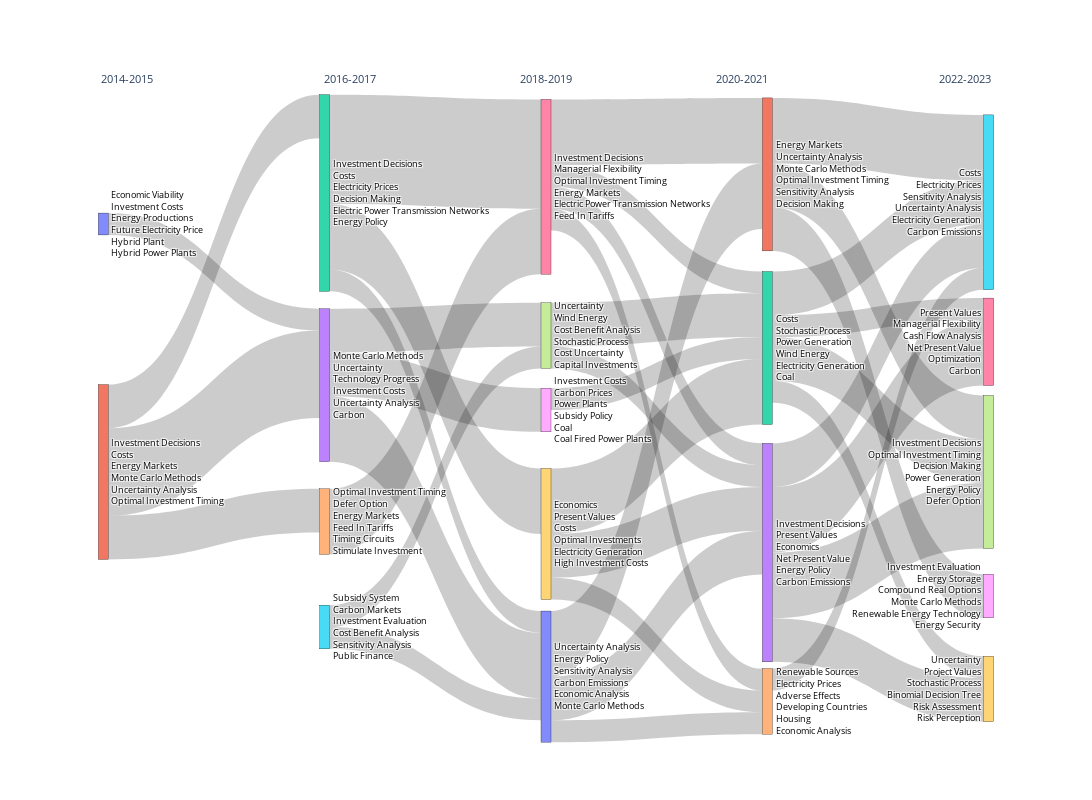

Notebook cell for this chart:
### Code cell
import sankey


# 2015 2
# 2017 4
# 2019 5
# 2021 4
# 2023 5



def flip_cluster(json_data, year, c1, c2):
    aux = json_data[year][c1]
    json_data[year][c1] = json_data[year][c2]
    json_data[year][c2] = aux
    return json_data


# json_data = flip_cluster(json_data, '2017', '0', '1')


AI_DRIVEN_HRM_GREEN = 'RGB(44,160,44)'
BIG_DATA_ANALYTICS_BLUE = 'RGB(31,119,180)'
ADOPTION_AND_DECISON_MAKING_RED = 'RGB(214,39,40)'
TECHONOLOGY_ETHICS_ORANGE = 'RGB(255,102,0)'

sankey.make_sankey_plot(
    json_data,
    y=[
        #
        # 2015: 2
        0.20,
        0.60,
        #
        # 2017: 4
        0.15,
        0.46,
        0.68,
        0.85,
        #
        # 2019: 5
        0.14,
        0.38,
        0.50,
        0.70,
        0.93,
        #
        # 2021: 5
        0.12,
        0.40,
        0.73,
        0.97,
        #
        # 2023: 5
        0.165,
        0.39,
        0.60,
        0.80,
        0.95,

    ],
    color=None,
    # color=[
    #     BIG_DATA_ANALYTICS_BLUE, AI_DRIVEN_HRM_GREEN,
    #     ADOPTION_AND_DECISON_MAKING_RED, TECHONOLOGY_ETHICS_ORANGE,
    #     BIG_DATA_ANALYTICS_BLUE, AI_DRIVEN_HRM_GREEN,
    #     AI_DRIVEN_HRM_GREEN, BIG_DATA_ANALYTICS_BLUE, AI_DRIVEN_HRM_GREEN,
    #     ADOPTION_AND_DECISON_MAKING_RED, BIG_DATA_ANALYTICS_BLUE, AI_DRIVEN_HRM_GREEN, AI_DRIVEN_HRM_GREEN,
    #     AI_DRIVEN_HRM_GREEN, TECHONOLOGY_ETHICS_ORANGE, ADOPTION_AND_DECISON_MAKING_RED, BIG_DATA_ANALYTICS_BLUE,
    #     AI_DRIVEN_HRM_GREEN, ADOPTION_AND_DECISON_MAKING_RED, ADOPTION_AND_DECISON_MAKING_RED, AI_DRIVEN_HRM_GREEN,
    #     BIG_DATA_ANALYTICS_BLUE, ADOPTION_AND_DECISON_MAKING_RED, AI_DRIVEN_HRM_GREEN, ADOPTION_AND_DECISON_MAKING_RED,
    # ],
).update_layout(width=1100, height=800, font={'size': 6}).show()

### Figure 1 — Plotly figure (JSON) as saved in the notebook; plotly's stock layout.template omitted (floating-point values rounded to 4 significant figures)
{"data": [{"arrangement": "fixed", "link": {"source": [0, 1, 1, 1, 2, 2, 2, 3, 3, 3, 4, 5, 5, 6, 6, 6, 6, 7, 7, 8, 9, 9, 9, 10, 10, 10, 11, 11, 11, 12, 12, 12, 12, 13, 13, 13, 13, 14], "target": [3, 2, 4, 3, 6, 9, 10, 10, 7, 8, 6, 7, 10, 13, 11, 14, 12, 13, 12, 12, 13, 12, 14, 11, 13, 14, 15, 18, 17, 15, 19, 17, 16, 17, 16, 15, 19, 15], "value": [1, 2, 2, 4, 5, 3, 1, 3, 2, 2, 3, 1, 1, 1, 3, 1, 1, 1, 2, 1, 2, 3, 1, 3, 2, 1, 3, 2, 2, 2, 1, 2, 1, 3, 3, 2, 2, 1]}, "node": {"label": ["Economic Viability<br>Investment Costs<br>Energy Productions<br>Future Electricity Price<br>Hybrid Plant<br>Hybrid Power Plants", "Investment Decisions<br>Costs<br>Energy Markets<br>Monte Carlo Methods<br>Uncertainty Analysis<br>Optimal Investment Timing", "Investment Decisions<br>Costs<br>Electricity Prices<br>Decision Making<br>Electric Power Transmission Networks<br>Energy Policy", "Monte Carlo Methods<br>Uncertainty<br>Technology Progress<br>Investment Costs<br>Uncertainty Analysis<br>Carbon", "Optimal Investment Timing<br>Defer Option<br>Energy Markets<br>Feed In Tariffs<br>Timing Circuits<br>Stimulate Investment", "Subsidy System<br>Carbon Markets<br>Investment Evaluation<br>Cost Benefit Analysis<br>Sensitivity Analysis<br>Public Finance", "Investment Decisions<br>Managerial Flexibility<br>Optimal Investment Timing<br>Energy Markets<br>Electric Power Transmission Networks<br>Feed In Tariffs", "Uncertainty<br>Wind Energy<br>Cost Benefit Analysis<br>Stochastic Process<br>Cost Uncertainty<br>Capital Investments", "Investment Costs<br>Carbon Prices<br>Power Plants<br>Subsidy Policy<br>Coal<br>Coal Fired Power Plants", "Economics<br>Present Values<br>Costs<br>Optimal Investments<br>Electricity Generation<br>High Investment Costs", "Uncertainty Analysis<br>Energy Policy<br>Sensitivity Analysis<br>Carbon Emissions<br>Economic Analysis<br>Monte Carlo Methods", "Energy Markets<br>Uncertainty Analysis<br>Monte Carlo Methods<br>Optimal Investment Timing<br>Sensitivity Analysis<br>Decision Making", "Costs<br>Stochastic Process<br>Power Generation<br>Wind Energy<br>Electricity Generation<br>Coal", "Investment Decisions<br>Present Values<br>Economics<br>Net Present Value<br>Energy Policy<br>Carbon Emissions", "Renewable Sources<br>Electricity Prices<br>Adverse Effects<br>Developing Countries<br>Housing<br>Economic Analysis", "Costs<br>Electricity Prices<br>Sensitivity Analysis<br>Uncertainty Analysis<br>Electricity Generation<br>Carbon Emissions", "Present Values<br>Managerial Flexibility<br>Cash Flow Analysis<br>Net Present Value<br>Optimization<br>Carbon", "Investment Decisions<br>Optimal Investment Timing<br>Decision Making<br>Power Generation<br>Energy Policy<br>Defer Option", "Investment Evaluation<br>Energy Storage<br>Compound Real Options<br>Monte Carlo Methods<br>Renewable Energy Technology<br>Energy Security", "Uncertainty<br>Project Values<br>Stochastic Process<br>Binomial Decision Tree<br>Risk Assessment<br>Risk Perception"], "line": {"color": "black", "width": 0.3}, "pad": 10, "thickness": 10, "x": [0.025, 0.025, 0.2625, 0.2625, 0.2625, 0.2625, 0.5, 0.5, 0.5, 0.5, 0.5, 0.7375, 0.7375, 0.7375, 0.7375, 0.975, 0.975, 0.975, 0.975, 0.975], "y": [0.2, 0.6, 0.15, 0.46, 0.68, 0.85, 0.14, 0.38, 0.5, 0.7, 0.93, 0.12, 0.4, 0.73, 0.97, 0.165, 0.39, 0.6, 0.8, 0.95]}, "textfont": {"color": "black", "size": 9}, "type": "sankey"}], "layout": {"annotations": [{"align": "center", "font": {"size": 11}, "showarrow": false, "text": "2014-2015", "x": 0.02, "xref": "paper", "y": 1.05, "yref": "paper"}, {"align": "center", "font": {"size": 11}, "showarrow": false, "text": "2016-2017", "x": 0.26, "xref": "paper", "y": 1.05, "yref": "paper"}, {"align": "center", "font": {"size": 11}, "showarrow": false, "text": "2018-2019", "x": 0.5, "xref": "paper", "y": 1.05, "yref": "paper"}, {"align": "center", "font": {"size": 11}, "showarrow": false, "text": "2020-2021", "x": 0.74, "xref": "paper", "y": 1.05, "yref": "paper"}, {"align": "center", "font": {"size": 11}, "showarrow": false, "text": "2022-2023", "x": 0.98, "xref": "paper", "y": 1.05, "yref": "paper"}], "font": {"size": 6}, "height": 800, "width": 1100}}
